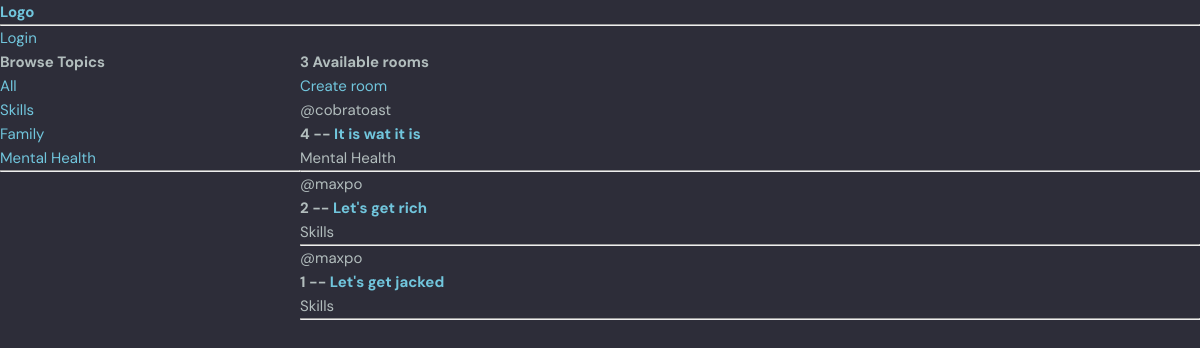
The page / on the database its author committed.
### goals/models.py (models this page shows, shortened)
class Topic(models.Model):
    name = models.CharField(max_length = 200)

class Room(models.Model):
    host = models.ForeignKey(User, on_delete = models.SET_NULL, null =  True )
    topic =  models.ForeignKey(Topic, on_delete = models.SET_NULL, null =  True)
    name = models.CharField(max_length = 200)
    description = models.TextField(null = True, blank = True)
    updated = models.DateTimeField(auto_now = True)
    created = models.DateTimeField(auto_now_add  = True)
    class Meta:
        ordering = ['-updated', '-created']

### goals/views.py (the view)
# urls.py: path('', views.home, name="home"),
def home(request):
    q = request.GET.get('q') if request.GET.get('q') != None else ''
    rooms = Room.objects.filter(topic__name__icontains=q)
    topics = Topic.objects.all()
    room_count= rooms.count()
    content = {'rooms':rooms, 'topics':topics, 'room_count':room_count}
    return render(request, 'home.html',content)

### templates/home.html (shortened to what this page needs)
{% extends 'main.html' %}
{% block content %}
<div class="home-container">
    <div>
        <h3>Browse Topics</h3>
        <div>
            <a href="{% url 'home' %}">All</a>
        </div>
        {% for topic in topics %}
        <div>
        <a href="{% url 'home' %}?q={{topic.name}}"> {{topic.name}}</a>
        </div>
        {% endfor %}
        <hr>
    </div>
    <div>
    <h5>{{room_count}} Available rooms</h5>
    <a href="{% url 'create-room' %}">Create room</a>
    {% for room in rooms %}
    <div>
        <span>@{{room.host.username}}</span>
        <h3>{{room.id}} -- <a href="{% url 'room' room.id %}">{{room.name}}</a></h3>
        <small>{{room.topic.name}}</small>
        <hr>
    </div>
    {% endfor %}
    </div>
</div>
{% endblock content %}

### templates/main.html (shortened to what this page needs)
<!DOCTYPE html>
{% load static %}
<html lang="en">
<head>
    <link rel="stylesheet" type="text/css" media="screen" href="{% static 'styles/style.css'%}">
</head>
<body>
    {% include 'nav.html'%}
    {% block content%}
    {% endblock %}
</body>
</html>

### templates/nav.html
<a href="/"><h1>Logo</h1></a>
<hr>
{% if request.user.is_authenticated%}
<a href="{% url 'logout' %}">Logout</a>
{% else %}
<a href="{% url 'login' %}">Login</a>
{% endif %}

### static/styles/style.css (style rules this page uses)
:root { --color-main: #71c6dd; --color-main-light: #e1f6fb; --color-dark: #3f4156; --color-dark-medium: #51546e; --color-dark-light: #696d97; --color-light: #e5e5e5; --color-gray: #8b8b8b; --color-light-gray: #b2bdbd; --color-bg: #2d2d39; --color-success: #5dd693; --color-error: #fc4b0b; }
* { font-family: "DM Sans", -apple-system, BlinkMacSystemFont, "Segoe UI", Roboto, Oxygen, Ubuntu, Cantarell, "Open Sans", "Helvetica Neue", sans-serif; margin: 0; padding: 0; box-sizing: border-box; text-rendering: optimizeLegibility; font-size: inherit; }
html { font-size: 56.25%; }
@media only screen and (min-width: 1200px) { html { font-size: 62.5%; } }
body { line-height: 1.6; font-weight: 400; font-size: 1.5rem; color: var(--color-light-gray); background-color: var(--color-bg); min-height: 100vh; }
a { display: inline-block; color: var(--color-main); text-decoration: none; }

### templates/home.html (style rules this page uses)
.home-container { display: grid; grid-template-columns: 1fr 3fr; }

### rows shown on the page
Topic: name "Skills"
Topic: name "Family"
Topic: name "Mental Health"
Room: host.username "cobratoast", id "4", name "It is wat it is", topic.name "Mental Health"
Room: host.username "maxpo", id "2", name "Let's get rich", topic.name "Skills"
Room: host.username "maxpo", id "1", name "Let's get jacked", topic.name "Skills"

### other values the page prints
{{ room_count }} "3"
